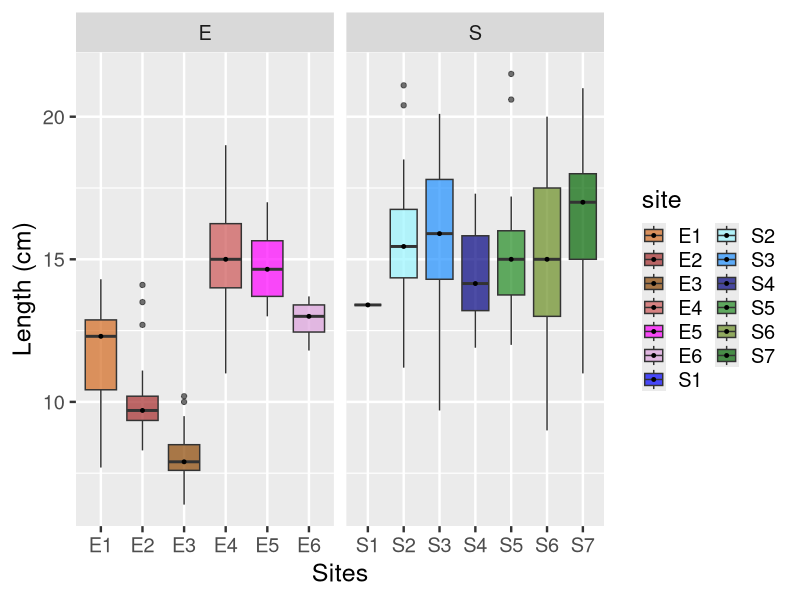
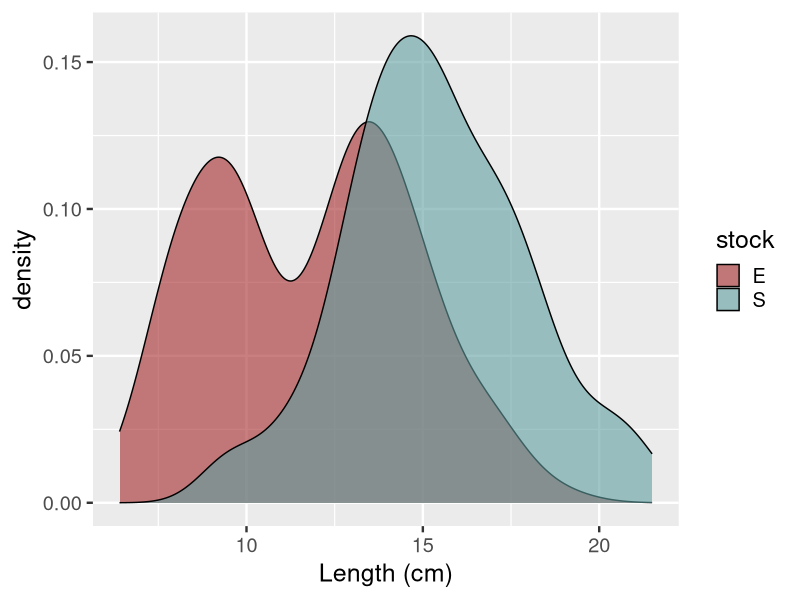
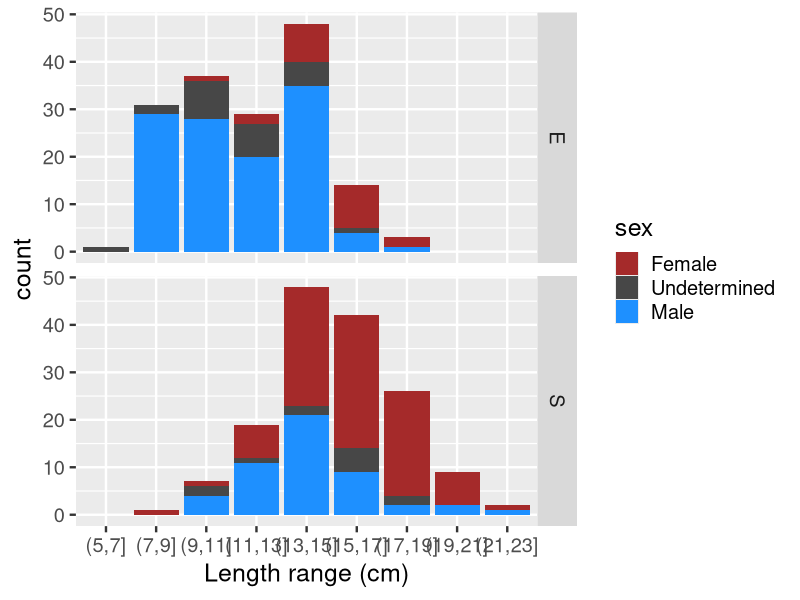
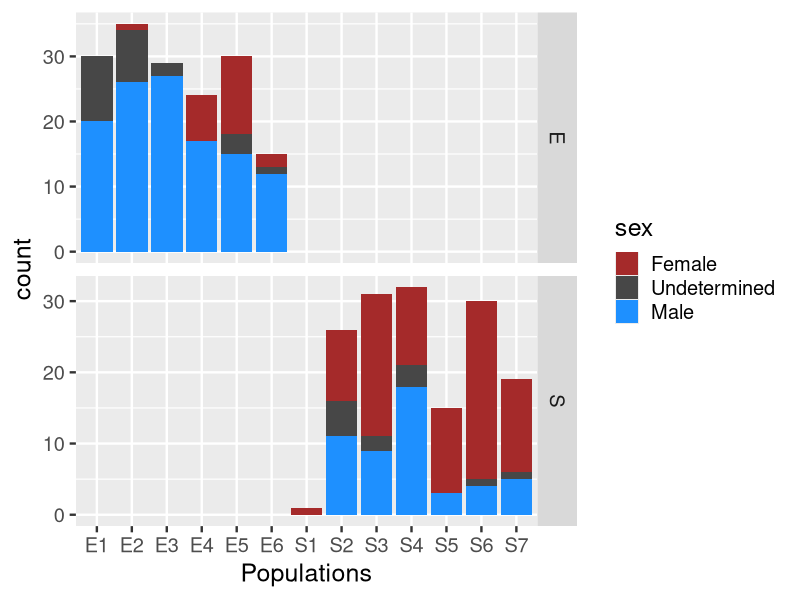
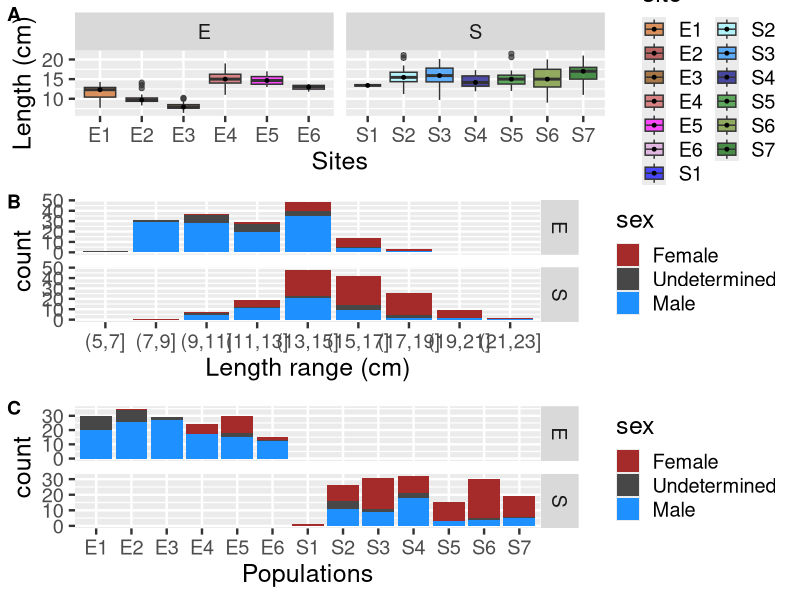

Reproduce these figures in R, in order.
#############################################
##        Sex and size comparisons         ##
#############################################
# Reisser et al. 2020


##  I.   clear environment and set working directory
ls()
rm(list=ls())
ls()
set.seed(99)

library(ggplot2)
library(ggpubr)

data<-read.table("../02_data/sex_size_input.txt",header=T)
data
names(data)
levels(data$stock)<-c("Exploited","Natural")
is.numeric(data$L)
data2<-as.matrix(data)
data2
data2

couleurs=c(c("chocolate","brown","darkorange4","indianred3","magenta","plum"),c("blue","cadetblue1","dodgerblue","navyblue","forestgreen","olivedrab","darkgreen"))

q <- ggplot(data,aes(x=site,y=L,fill=site))+ geom_boxplot(alpha=0.7) + stat_summary(fun.y=median, geom="point", size=1, color="black")
q <- q + xlab("Sites") + ylab("Length (cm)")+ scale_fill_manual(values=couleurs) + theme_gray() + guides(fill=guide_legend(ncol=2))
q <- q + facet_grid(cols=vars(data$stock),scales="free") +theme_gray(base_size = 18)
q

#get the density plot of length (removed from article)
p <- ggplot(data, aes(x=L,fill=stock)) + 
  geom_density(alpha=0.6) + scale_fill_manual(values=c("brown","cadetblue")) 
p <- p + xlab("Length (cm)")+theme_gray(base_size = 18)
p
r <- ggarrange(p,q,nrow=2,ncol=1,labels=c("A","B"))


# Dealing with sex info:
Df<-data
Df$cut <- cut(Df$L, seq(5,25,by=2))
s <- ggplot(Df,aes(x=cut,fill=sex))+ geom_histogram(stat="count") + facet_grid(stock ~ .) + xlab("Length range (cm)") + scale_fill_manual(values=c("brown","grey28","dodgerblue"),labels=c("Female","Undetermined","Male"))
s <- s +theme_gray(base_size = 18)
s

#see sex ratio per site:
Df<-data
t <- ggplot(Df,aes(x=site,fill=sex))+ geom_histogram(stat="count") + facet_grid("stock", scales = "free") + xlab("Populations") + scale_fill_manual(values=c("brown","grey28","dodgerblue"),labels=c("Female","Undetermined","Male"))
t <- t +theme_gray(base_size = 18)
t

r <- ggarrange(q,s,t,nrow=3,ncol=1,labels=c("A","B","C"),heights = c(1, 1.1, 1.1))
r

# get values of sex ratio for all sites sampled:

data$site
E1<-data[data$site=="E1",]
E1
nrow(E1[E1$sex=="F",])/(nrow(E1[E1$sex=="F",])+nrow(E1[E1$sex=="M",]))

E2<-data[data$site=="E2",]
E2 
nrow(E2[E2$sex=="F",])/(nrow(E2[E2$sex=="F",])+nrow(E2[E2$sex=="M",]))

E3<-data[data$site=="E3",]
E3 
nrow(E3[E3$sex=="F",])/(nrow(E3[E3$sex=="F",])+nrow(E3[E3$sex=="M",]))

E4<-data[data$site=="E4",]
E4 
nrow(E4[E4$sex=="F",])/(nrow(E4[E4$sex=="F",])+nrow(E4[E4$sex=="M",]))

E5<-data[data$site=="E5",]
E5 
nrow(E5[E5$sex=="F",])/(nrow(E5[E5$sex=="F",])+nrow(E5[E5$sex=="M",]))

E6<-data[data$site=="E6",]
E6 
nrow(E6[E6$sex=="F",])/(nrow(E6[E6$sex=="F",])+nrow(E6[E6$sex=="M",]))

S1<-data[data$site=="N1",]
S1 
nrow(S1[S1$sex=="F",])/(nrow(S1[S1$sex=="F",])+nrow(S1[S1$sex=="M",]))

S2<-data[data$site=="N2",]
S2 
nrow(S2[S2$sex=="F",])/(nrow(S2[S2$sex=="F",])+nrow(S2[S2$sex=="M",]))

S3<-data[data$site=="N3",]
S3 
nrow(S3[S3$sex=="F",])/(nrow(S3[S3$sex=="F",])+nrow(S3[S3$sex=="M",]))

S4<-data[data$site=="N4",]
S4 
nrow(S4[S4$sex=="F",])/(nrow(S4[S4$sex=="F",])+nrow(S4[S4$sex=="M",]))

S5<-data[data$site=="N5",]
S5 
nrow(S5[S5$sex=="F",])/(nrow(S5[S5$sex=="F",])+nrow(S5[S5$sex=="M",]))

S6<-data[data$site=="N6",]
S6 
nrow(S6[S6$sex=="F",])/(nrow(S6[S6$sex=="F",])+nrow(S6[S6$sex=="M",]))

S7<-data[data$site=="N7",]
S7
nrow(S7[S7$sex=="F",])/(nrow(S7[S7$sex=="F",])+nrow(S7[S7$sex=="M",]))

